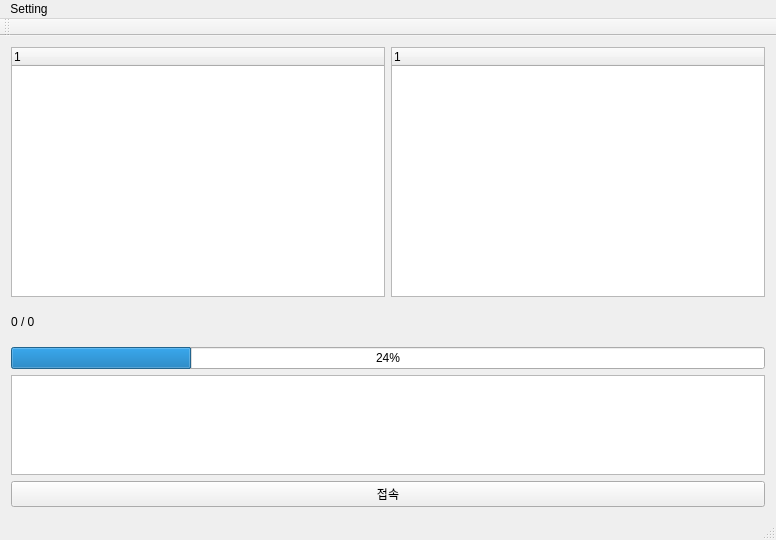
<?xml version="1.0" encoding="UTF-8"?>
<ui version="4.0">
 <class>MainWindow</class>
 <widget class="QMainWindow" name="MainWindow">
  <property name="geometry">
   <rect>
    <x>0</x>
    <y>0</y>
    <width>776</width>
    <height>540</height>
   </rect>
  </property>
  <property name="windowTitle">
   <string>MainWindow</string>
  </property>
  <widget class="QWidget" name="centralWidget">
   <layout class="QGridLayout" name="gridLayout">
    <item row="0" column="0">
     <layout class="QVBoxLayout" name="verticalLayout">
      <item>
       <layout class="QHBoxLayout" name="horizontalLayout">
        <property name="sizeConstraint">
         <enum>QLayout::SetDefaultConstraint</enum>
        </property>
        <item>
         <widget class="QTreeWidget" name="localFileList">
          <property name="sizePolicy">
           <sizepolicy hsizetype="Expanding" vsizetype="Minimum">
            <horstretch>0</horstretch>
            <verstretch>60</verstretch>
           </sizepolicy>
          </property>
          <property name="minimumSize">
           <size>
            <width>0</width>
            <height>250</height>
           </size>
          </property>
          <column>
           <property name="text">
            <string notr="true">1</string>
           </property>
          </column>
         </widget>
        </item>
        <item>
         <widget class="QTreeWidget" name="remoteFileList">
          <property name="sizePolicy">
           <sizepolicy hsizetype="Expanding" vsizetype="Minimum">
            <horstretch>0</horstretch>
            <verstretch>0</verstretch>
           </sizepolicy>
          </property>
          <property name="minimumSize">
           <size>
            <width>0</width>
            <height>250</height>
           </size>
          </property>
          <column>
           <property name="text">
            <string notr="true">1</string>
           </property>
          </column>
         </widget>
        </item>
       </layout>
      </item>
      <item>
       <widget class="QLabel" name="label_Byte">
        <property name="text">
         <string>0 / 0</string>
        </property>
       </widget>
      </item>
      <item>
       <widget class="QProgressBar" name="progressBar">
        <property name="value">
         <number>24</number>
        </property>
       </widget>
      </item>
      <item>
       <widget class="QTextEdit" name="teFTPlog">
        <property name="sizePolicy">
         <sizepolicy hsizetype="Expanding" vsizetype="Minimum">
          <horstretch>0</horstretch>
          <verstretch>20</verstretch>
         </sizepolicy>
        </property>
        <property name="minimumSize">
         <size>
          <width>0</width>
          <height>100</height>
         </size>
        </property>
        <property name="maximumSize">
         <size>
          <width>16777215</width>
          <height>100</height>
         </size>
        </property>
       </widget>
      </item>
     </layout>
    </item>
    <item row="1" column="0">
     <widget class="QPushButton" name="connectButton">
      <property name="text">
       <string>접속</string>
      </property>
     </widget>
    </item>
   </layout>
  </widget>
  <widget class="QMenuBar" name="menuBar">
   <property name="geometry">
    <rect>
     <x>0</x>
     <y>0</y>
     <width>776</width>
     <height>22</height>
    </rect>
   </property>
   <widget class="QMenu" name="menuSetting">
    <property name="title">
     <string>Setting</string>
    </property>
    <addaction name="separator"/>
    <addaction name="actionCenter"/>
    <addaction name="actionConfiguration"/>
   </widget>
   <addaction name="menuSetting"/>
  </widget>
  <widget class="QToolBar" name="mainToolBar">
   <attribute name="toolBarArea">
    <enum>TopToolBarArea</enum>
   </attribute>
   <attribute name="toolBarBreak">
    <bool>false</bool>
   </attribute>
  </widget>
  <widget class="QStatusBar" name="statusBar"/>
  <action name="actionCenter">
   <property name="text">
    <string>Center</string>
   </property>
  </action>
  <action name="actionConfiguration">
   <property name="text">
    <string>Configuration</string>
   </property>
  </action>
 </widget>
 <layoutdefault spacing="6" margin="11"/>
 <resources/>
 <connections/>
</ui>
